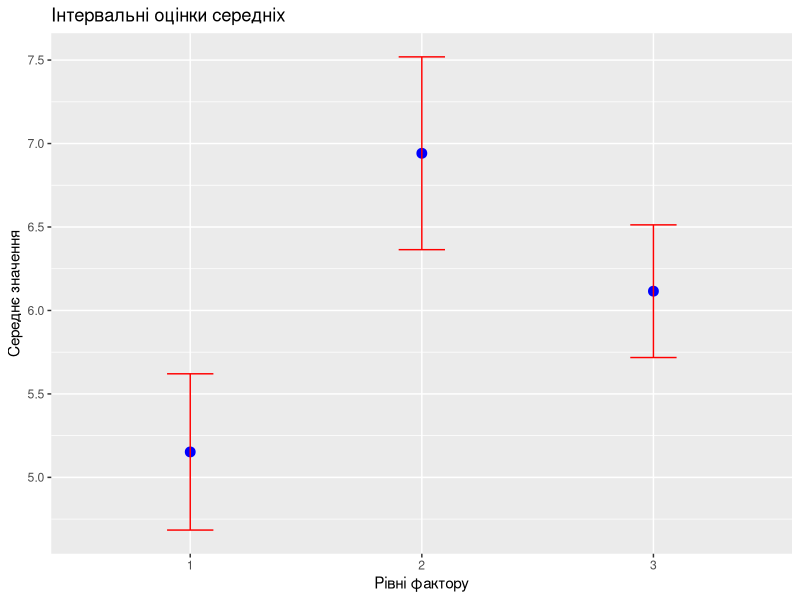

The R source for this figure:
## ---- chunk 1
# Генеруємо дані для аналізу
set.seed(123) # Для відтворюваності результатів
p <- 3 # Кількість рівнів фактору
q <- c(15, 20, 25) # Кількість спостережень для кожного рівня
data <- data.frame(
  X = c(rnorm(q[1], mean = 5, sd = 1),
        rnorm(q[2], mean = 7, sd = 1.2),
        rnorm(q[3], mean = 6, sd = 1.1)),
  Factor = factor(rep(1:p, times = q))
)

# Перевірка нормальності розподілу для кожного рівня фактору
library(nortest)
normality_tests <- by(data$X, data$Factor, shapiro.test)
normality_results <- sapply(normality_tests, function(x) c(p_value = x$p.value))

# Перевірка однорідності дисперсій
bartlett_test <- bartlett.test(X ~ Factor, data = data)

# Однофакторний дисперсійний аналіз
anova_result <- aov(X ~ Factor, data = data)
summary(anova_result)
## ---- chunk 2
# Інтервальні оцінки середніх
library(ggplot2)
means <- tapply(data$X, data$Factor, mean)
sds <- tapply(data$X, data$Factor, sd)
ns <- tapply(data$X, data$Factor, length)
conf_int <- data.frame(
  Factor = as.factor(1:p),
  Mean = means,
  Lower = means - qt(0.975, ns - 1) * sds / sqrt(ns),
  Upper = means + qt(0.975, ns - 1) * sds / sqrt(ns)
)

# Побудова графіка для інтервальних оцінок середніх
ggplot(conf_int, aes(x = Factor, y = Mean)) +
  geom_point(size = 3, color = "blue") +
  geom_errorbar(aes(ymin = Lower, ymax = Upper), width = 0.2, color = "red") +
  labs(
    title = "Інтервальні оцінки середніх",
    x = "Рівні фактору",
    y = "Середнє значення"
  )
## ---- chunk 3
# Табличний вигляд результатів
results_table <- data.frame(
  Factor = conf_int$Factor,
  Mean = round(conf_int$Mean, 2),
  Lower = round(conf_int$Lower, 2),
  Upper = round(conf_int$Upper, 2)
)
print(results_table)
## ---- chunk 4
cat("Результати перевірки нормальності:\n")
print(normality_results)
cat("\nРезультат тесту Бартлета на однорідність дисперсій:\n")
print(bartlett_test)
cat("\nРезультати ANOVA:\n")
print(summary(anova_result))
